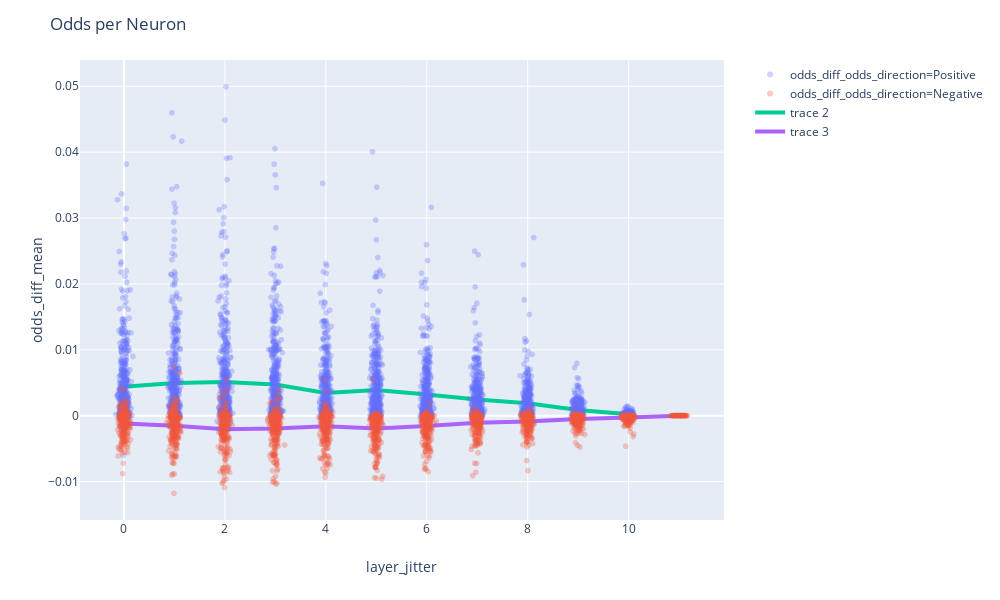

The code cell stored with this chart in its notebook:
### Code cell
fig = px.scatter(neuron_df, 
                 x='layer_jitter', 
                 y='odds_diff_mean',
                 color='odds_diff_odds_direction',
                 opacity=0.3,
                 hover_data=['neuron', "odds_abs_get_quant","odds_diff_max","odds_diff_min"]
                 )
fig.add_trace(go.Scatter(
    x=layer_effect[layer_effect['direction'] == 'Positive']['layer'],
    y=layer_effect[layer_effect['direction'] == 'Positive']['odds_diff'],
    mode='lines',
    line_width=4))
fig.add_trace(go.Scatter(
    x=layer_effect[layer_effect['direction'] == 'Negative']['layer'],
    y=layer_effect[layer_effect['direction'] == 'Negative']['odds_diff'],
    mode='lines',
    line_width=4))
fig.update_layout(
    width=1000,
    title_text= "Odds per Neuron"
    )
fig.write_image(file_name[:-4] + "_Odds_per_neuron.pdf")


fig.show()

### Figure 1 — Plotly figure (JSON) as saved in the notebook; plotly's stock layout.template omitted (floating-point values rounded to 4 significant figures; data arrays with more than 128 entries replaced by an {"elided": "..."} marker saying what was removed)
{"data": [{"customdata": {"elided": "5193x4 float values"}, "hoverlabel": {"namelength": 0}, "hovertemplate": "odds_diff_odds_direction=Positive<br>layer_jitter=%{x}<br>odds_diff_mean=%{y}<br>neuron=%{customdata[0]}<br>odds_abs_get_quant=%{customdata[1]}<br>odds_diff_max=%{customdata[2]}<br>odds_diff_min=%{customdata[3]}", "legendgroup": "odds_diff_odds_direction=Positive", "marker": {"color": "#636efa", "opacity": 0.3, "symbol": "circle"}, "mode": "markers", "name": "odds_diff_odds_direction=Positive", "showlegend": true, "type": "scattergl", "x": {"elided": "5193 float values"}, "xaxis": "x", "y": {"elided": "5193 float values"}, "yaxis": "y"}, {"customdata": {"elided": "4023x4 float values"}, "hoverlabel": {"namelength": 0}, "hovertemplate": "odds_diff_odds_direction=Negative<br>layer_jitter=%{x}<br>odds_diff_mean=%{y}<br>neuron=%{customdata[0]}<br>odds_abs_get_quant=%{customdata[1]}<br>odds_diff_max=%{customdata[2]}<br>odds_diff_min=%{customdata[3]}", "legendgroup": "odds_diff_odds_direction=Negative", "marker": {"color": "#EF553B", "opacity": 0.3, "symbol": "circle"}, "mode": "markers", "name": "odds_diff_odds_direction=Negative", "showlegend": true, "type": "scattergl", "x": {"elided": "4023 float values"}, "xaxis": "x", "y": {"elided": "4023 float values"}, "yaxis": "y"}, {"line": {"width": 4}, "mode": "lines", "type": "scatter", "x": [0, 1, 2, 3, 4, 5, 6, 7, 8, 9, 10], "y": [0.004375, 0.004951, 0.0051, 0.004724, 0.003448, 0.003911, 0.003231, 0.002465, 0.00189, 0.0008672, 0.000218]}, {"line": {"width": 4}, "mode": "lines", "type": "scatter", "x": [0, 1, 2, 3, 4, 5, 6, 7, 8, 9, 10, 11], "y": [-0.001201, -0.001543, -0.002074, -0.001945, -0.001607, -0.001932, -0.001586, -0.00109, -0.0008878, -0.0005045, -0.0002887, -2.859e-06]}], "layout": {"height": 600, "legend": {"tracegroupgap": 0}, "margin": {"t": 60}, "title": {"text": "Odds per Neuron"}, "width": 1000, "xaxis": {"anchor": "y", "domain": [0, 0.98], "title": {"text": "layer_jitter"}}, "yaxis": {"anchor": "x", "domain": [0, 1], "title": {"text": "odds_diff_mean"}}}}
